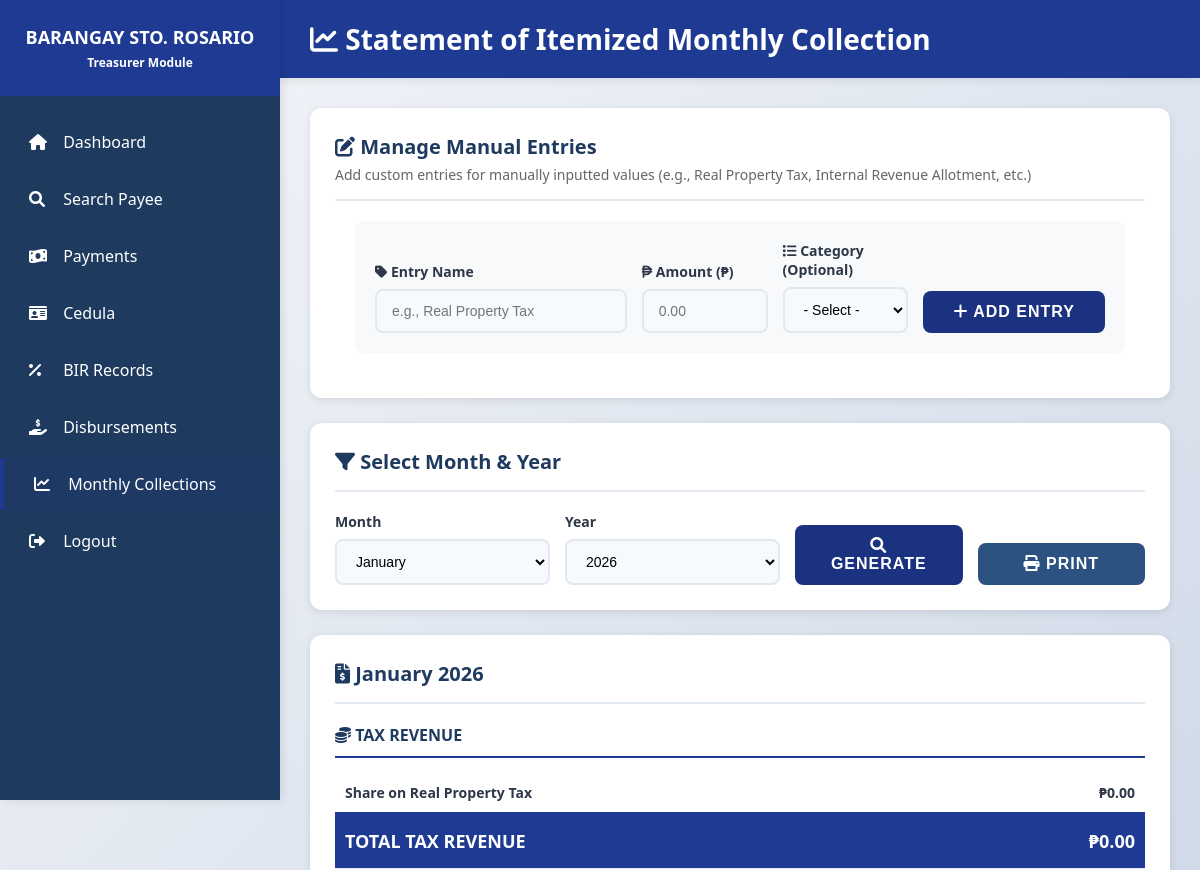
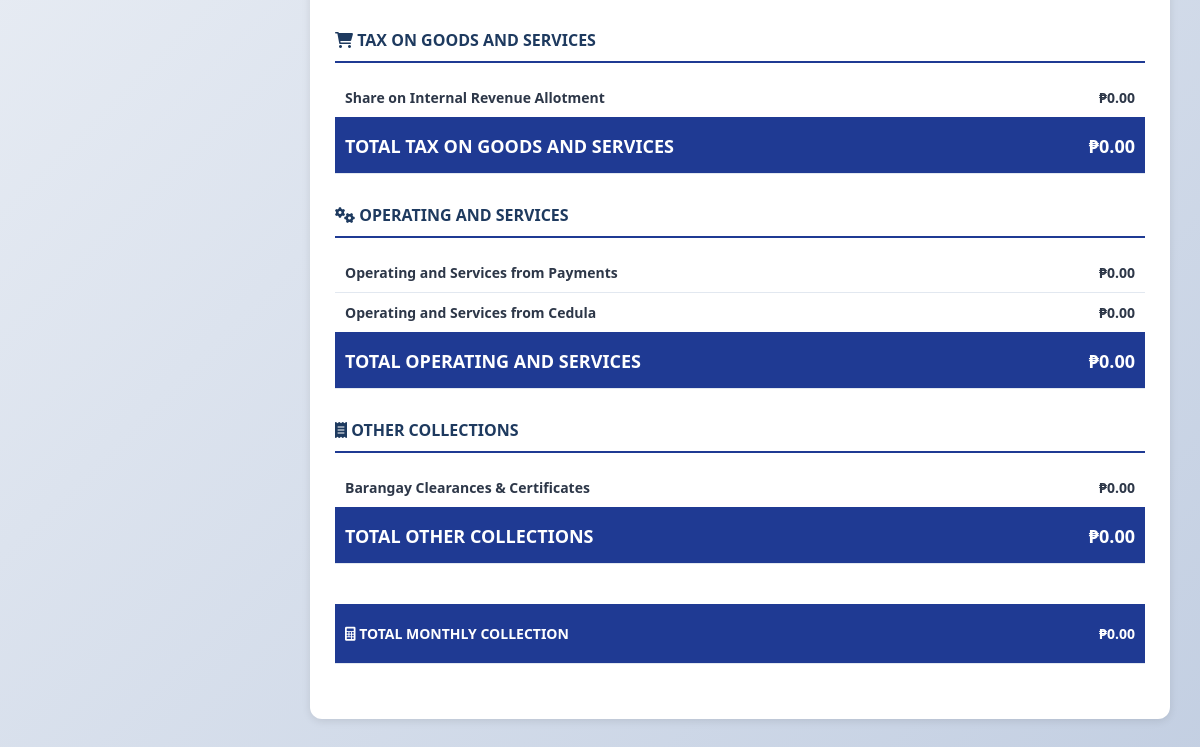
The app's page /treasurer/collections/monthly.php (signed in), older data (2 pictures, top to bottom).
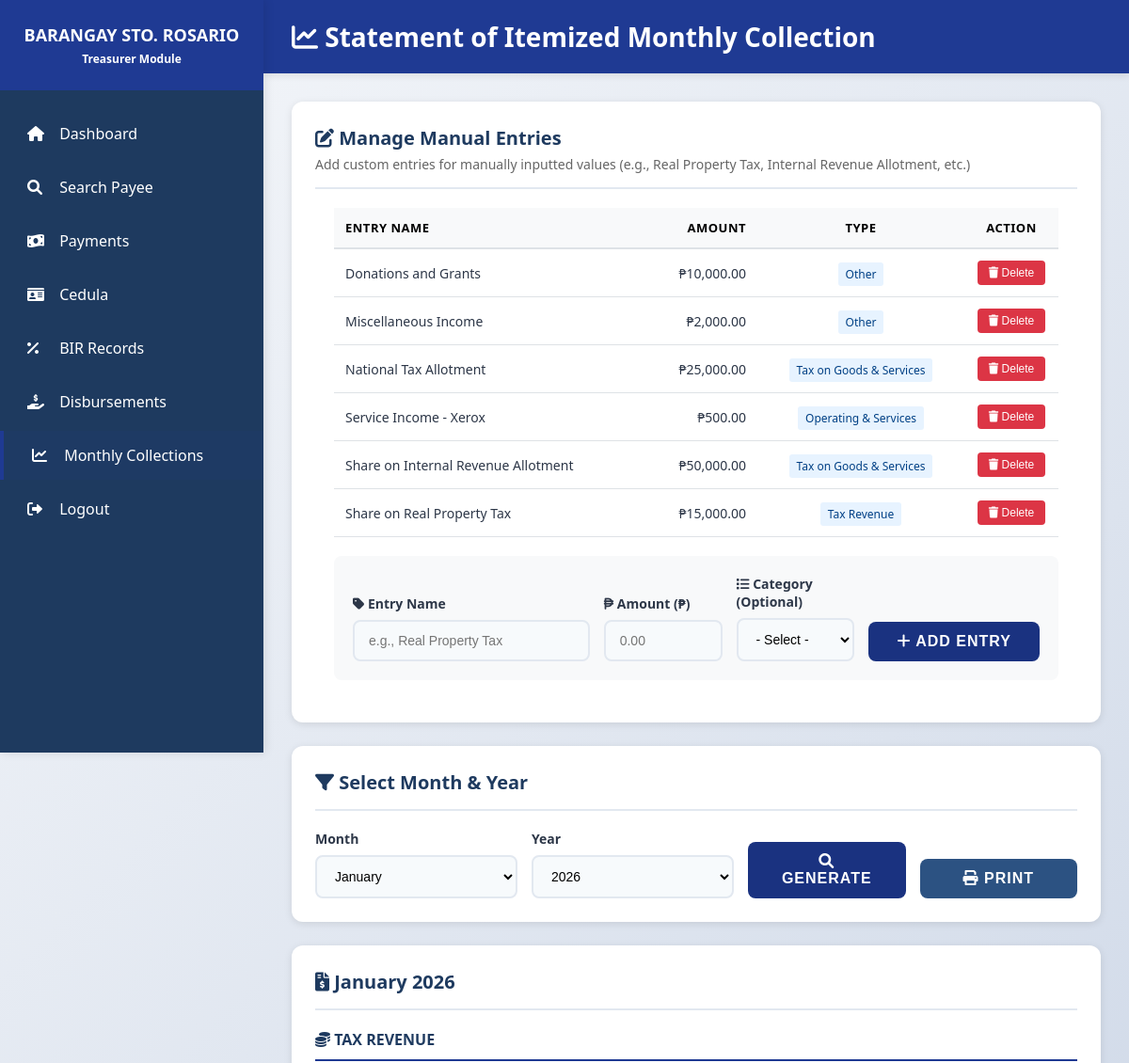
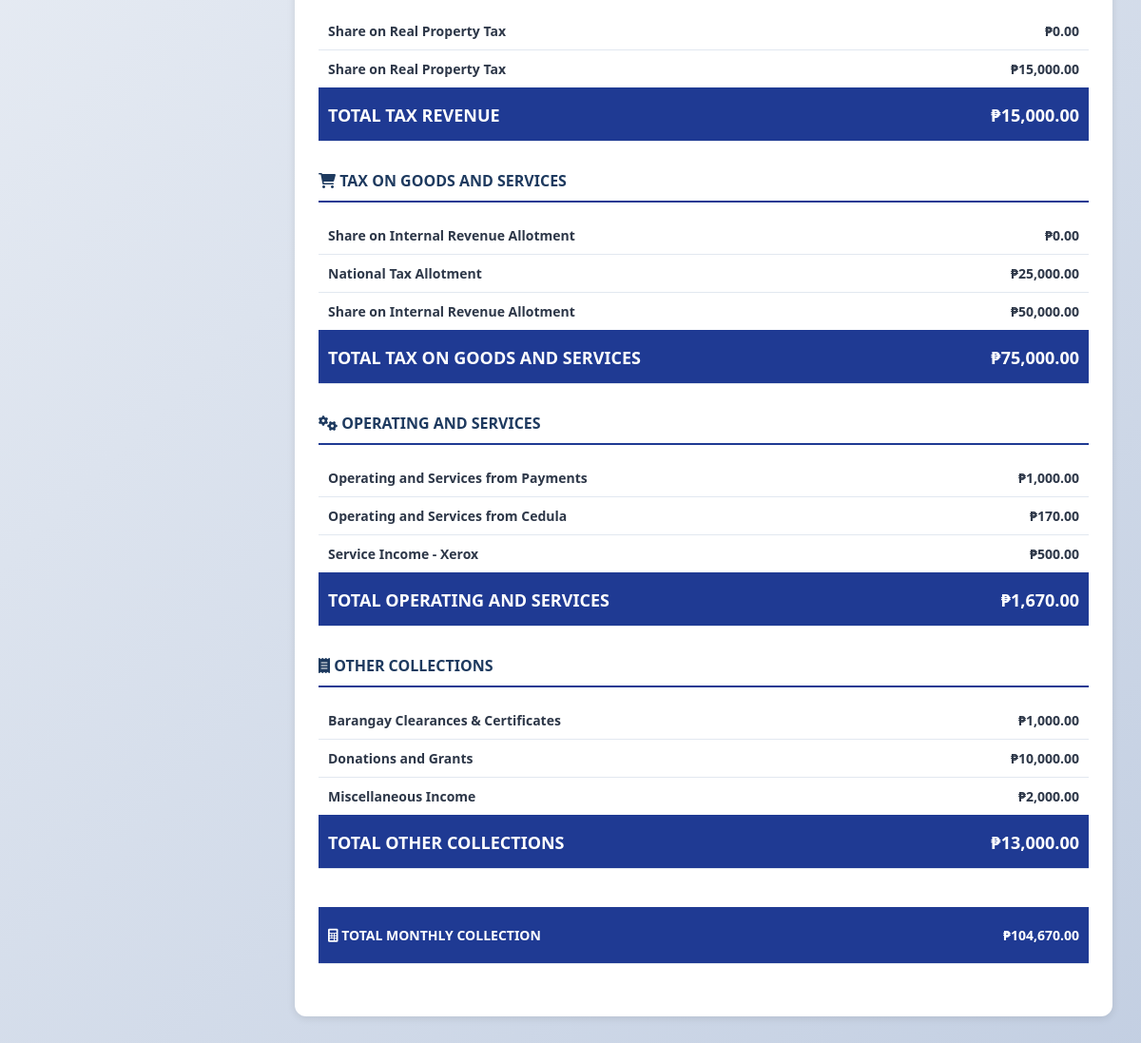
The same page, newer data (2 pictures, top to bottom).
### tables this page shows
CREATE TABLE IF NOT EXISTS monthly_manual_entries (
    id INT AUTO_INCREMENT PRIMARY KEY,
    month INT NOT NULL,
    year INT NOT NULL,
    entry_name VARCHAR(200) NOT NULL,
    amount DECIMAL(15, 2) NOT NULL,
    entry_type VARCHAR(100), 
    created_at TIMESTAMP DEFAULT CURRENT_TIMESTAMP,
    UNIQUE KEY unique_entry (month, year, entry_name)
);

### treasurer/collections/monthly.php (the view, shortened to what the changed rows need)
<?php
include "../../config/database.php";
$month = $_GET['month'] ?? date('m');
$year = $_GET['year'] ?? date('Y');
$manualEntries = [];
$result = $conn->query("
    SELECT id, entry_name, amount, entry_type
    FROM monthly_manual_entries
    WHERE month = $month AND year = $year
    ORDER BY entry_name
");
while ($row = $result->fetch_assoc()) {
    $manualEntries[$row['entry_name']] = $row;
}
$taxRevenueEntries = [];
$taxGoodsServicesEntries = [];
$operatingServicesEntries = [];
$otherCollectionsEntries = [];
foreach ($manualEntries as $entry) {
    switch ($entry['entry_type']) {
        case 'Tax Revenue':
            $taxRevenueEntries[] = $entry;
            break;
        case 'Tax on Goods & Services':
            $taxGoodsServicesEntries[] = $entry;
            break;
        case 'Operating & Services':
            $operatingServicesEntries[] = $entry;
            break;
        case 'Other':
            $otherCollectionsEntries[] = $entry;
            break;
    }
}
$realPropertyTax = $conn->query("
    SELECT COALESCE(SUM(amount), 0) as total
    FROM payments
    WHERE purpose LIKE '%real property%'
    AND MONTH(payment_date) = $month
    AND YEAR(payment_date) = $year
")->fetch_assoc()['total'] ?? 0;
$taxRevenueManual = array_sum(array_column($taxRevenueEntries, 'amount'));
$taxRevenue = $realPropertyTax + $taxRevenueManual;
$internalRevenue = $conn->query("
    SELECT COALESCE(SUM(amount), 0) as total
    FROM payments
    WHERE purpose LIKE '%internal revenue%'
    AND MONTH(payment_date) = $month
    AND YEAR(payment_date) = $year
")->fetch_assoc()['total'] ?? 0;
$taxGoodsServicesManual = array_sum(array_column($taxGoodsServicesEntries, 'amount'));
$taxGoodsServicesTotal = $internalRevenue + $taxGoodsServicesManual;
$operatingServicesPayments = $conn->query("
    SELECT COALESCE(SUM(amount), 0) as total
    FROM payments
    WHERE operating_services IS NOT NULL
    AND operating_services != ''
    AND MONTH(payment_date) = $month
    AND YEAR(payment_date) = $year
")->fetch_assoc()['total'] ?? 0;
$operatingServicesCedula = $conn->query("
    SELECT COALESCE(SUM(amount), 0) as total
    FROM cedula
    WHERE MONTH(issued_date) = $month
    AND YEAR(issued_date) = $year
")->fetch_assoc()['total'] ?? 0;
$operatingServicesManual = array_sum(array_column($operatingServicesEntries, 'amount'));
$operatingServices = $operatingServicesPayments + $operatingServicesCedula + $operatingServicesManual;
$otherCollectionsPayments = $conn->query("
    SELECT COALESCE(SUM(amount), 0) as total
    FROM payments
    WHERE MONTH(payment_date) = $month
    AND YEAR(payment_date) = $year
")->fetch_assoc()['total'] ?? 0;
$otherCollectionsManual = array_sum(array_column($otherCollectionsEntries, 'amount'));
$otherCollections = $otherCollectionsPayments + $otherCollectionsManual;
$totalCollections = $taxRevenue + $taxGoodsServicesTotal + $operatingServices + $otherCollections;
?>
<!DOCTYPE html>
<html lang="en">
<head>
    <link rel="stylesheet" href="../../assets/css/style.css">
    <link rel="stylesheet" href="https://cdnjs.cloudflare.com/ajax/libs/font-awesome/6.0.0/css/all.min.css">
</head>
<body>
    <div class="dashboard-container">
        <aside class="sidebar no-print">
            <div class="sidebar-header">
                <h2>BARANGAY STO. ROSARIO</h2>
            </div>
        </aside>
        <main class="main-content">
            <div class="content-header no-print">
                <h1><i class="fas fa-chart-line"></i> Statement of Itemized Monthly Collection</h1>
            </div>
            <div class="content-body">
                <div class="card no-print">
                    <?php if (!empty($manualEntries)): ?>
                    <div style="margin: 20px; overflow-x: auto;">
                        <table style="width: 100%; border-collapse: collapse;">
                            <thead>
                                <tr style="background: #f8f9fa; border-bottom: 2px solid #dee2e6; color: #000;">
                                    <th style="padding: 12px; text-align: left; font-weight: 600; color: #000;">Entry
                                        Name</th>
                                    <th style="padding: 12px; text-align: right; font-weight: 600; color: #000;">Amount
                                    </th>
                                    <th style="padding: 12px; text-align: center; font-weight: 600; color: #000;">Type
                                    </th>
                                    <th
                                        style="padding: 12px; text-align: center; font-weight: 600; width: 100px; color: #000;">
                                        Action</th>
                                </tr>
                            </thead>
                            <tbody>
                                <?php foreach ($manualEntries as $entry): ?>
                                <tr style="border-bottom: 1px solid #dee2e6;">
                                    <td style="padding: 12px;">
                                        <?= htmlspecialchars($entry['entry_name']) ?>
                                    </td>
                                    <td style="padding: 12px; text-align: right; font-weight: 500;">
                                        ₱<?= number_format($entry['amount'], 2) ?>
                                    </td>
                                    <td style="padding: 12px; text-align: center;">
                                        <?php if ($entry['entry_type']): ?>
                                        <span
                                            style="background: #e7f3ff; color: #004085; padding: 4px 8px; border-radius: 3px; font-size: 12px;">
                                            <?= htmlspecialchars($entry['entry_type']) ?>
                                        </span>
                                        <?php else: ?>
                                        <span style="color: #999;">-</span>
                                        <?php endif; ?>
                                    </td>
                                    <td style="padding: 12px; text-align: center;">
                                        <form method="POST" style="display: inline;"
                                            onsubmit="return confirm('Delete this entry?');">
                                            <button type="submit"
                                                style="background: #dc3545; color: white; border: none; padding: 6px 12px; border-radius: 4px; cursor: pointer; font-size: 12px;">
                                                <i class="fas fa-trash"></i> Delete
                                            </button>
                                        </form>
                                    </td>
                                </tr>
                                <?php endforeach; ?>
                            </tbody>
                        </table>
                    </div>
                    <?php endif; ?>
                </div>
                <div class="card">
                    <div class="report-section">
                        <table class="report-table">
                            <tbody>
                                <?php foreach ($taxRevenueEntries as $entry): ?>
                                <tr>
                                    <td><?= htmlspecialchars($entry['entry_name']) ?>
                                    </td>
                                    <td>₱<?= number_format($entry['amount'], 2) ?>
                                    </td>
                                </tr>
                                <?php endforeach; ?>
                                <tr class="total-row">
                                    <td>TOTAL TAX REVENUE</td>
                                    <td>₱<?= number_format($taxRevenue, 2) ?>
                                    </td>
                                </tr>
                            </tbody>
                        </table>
                    </div>
                    <div class="report-section">
                        <table class="report-table">
                            <tbody>
                                <?php foreach ($taxGoodsServicesEntries as $entry): ?>
                                <tr>
                                    <td><?= htmlspecialchars($entry['entry_name']) ?>
                                    </td>
                                    <td>₱<?= number_format($entry['amount'], 2) ?>
                                    </td>
                                </tr>
                                <?php endforeach; ?>
                                <tr class="total-row">
                                    <td>TOTAL TAX ON GOODS AND SERVICES</td>
                                    <td>₱<?= number_format($taxGoodsServicesTotal, 2) ?>
                                    </td>
                                </tr>
                            </tbody>
                        </table>
                    </div>
                    <div class="report-section">
                        <table class="report-table">
                            <tbody>
                                <tr>
                                    <td>Operating and Services from Payments</td>
                                    <td>₱<?= number_format($operatingServicesPayments, 2) ?>
                                    </td>
                                </tr>
                                <tr>
                                    <td>Operating and Services from Cedula</td>
                                    <td>₱<?= number_format($operatingServicesCedula, 2) ?>
                                    </td>
                                </tr>
                                <?php foreach ($operatingServicesEntries as $entry): ?>
                                <tr>
                                    <td><?= htmlspecialchars($entry['entry_name']) ?>
                                    </td>
                                    <td>₱<?= number_format($entry['amount'], 2) ?>
                                    </td>
                                </tr>
                                <?php endforeach; ?>
                                <tr class="total-row">
                                    <td>TOTAL OPERATING AND SERVICES</td>
                                    <td>₱<?= number_format($operatingServices, 2) ?>
                                    </td>
                                </tr>
                            </tbody>
                        </table>
                    </div>
                    <div class="report-section">
                        <table class="report-table">
                            <tbody>
                                <tr>
                                    <td>Barangay Clearances & Certificates</td>
                                    <td>₱<?= number_format($otherCollectionsPayments, 2) ?>
                                    </td>
                                </tr>
                                <?php foreach ($otherCollectionsEntries as $entry): ?>
                                <tr>
                                    <td><?= htmlspecialchars($entry['entry_name']) ?>
                                    </td>
                                    <td>₱<?= number_format($entry['amount'], 2) ?>
                                    </td>
                                </tr>
                                <?php endforeach; ?>
                                <tr class="total-row">
                                    <td>TOTAL OTHER COLLECTIONS</td>
                                    <td>₱<?= number_format($otherCollections, 2) ?>
                                    </td>
                                </tr>
                            </tbody>
                        </table>
                    </div>
                    <div class="report-section" style="margin-top: 40px;">
                        <table class="report-table">
                            <tbody>
                                <tr style="background: #1F3A93; font-size: 20px;">
                                    <td style="padding: 20px 10px !important; color: #ffffff;">
                                        <i class="fas fa-calculator"></i> TOTAL MONTHLY COLLECTION
                                    </td>
                                    <td style="padding: 20px 10px !important; color: #ffffff;">
                                        ₱<?= number_format($totalCollections, 2) ?>
                                    </td>
                                </tr>
                            </tbody>
                        </table>
                    </div>
                </div>
            </div>
        </main>
    </div>
</body>
</html>

Row changes from the older to the newer data that the page shows:
added monthly_manual_entries: entry_name "Donations and Grants", amount "10,000.00", entry_type "Other"
added monthly_manual_entries: entry_name "Miscellaneous Income", amount "2,000.00", entry_type "Other"
added monthly_manual_entries: entry_name "National Tax Allotment", amount "25,000.00", entry_type "Tax on Goods & Services"
added monthly_manual_entries: entry_name "Service Income - Xerox", amount "500.00", entry_type "Operating & Services"
added monthly_manual_entries: entry_name "Share on Internal Revenue Allotment", amount "50,000.00", entry_type "Tax on Goods & Services"
added monthly_manual_entries: entry_name "Share on Real Property Tax", amount "15,000.00", entry_type "Tax Revenue"
Text that changed along with them:
$taxRevenue: "0.00" → "15,000.00"
$taxGoodsServicesTotal: "0.00" → "75,000.00"
$operatingServicesPayments: "0.00" → "1,000.00"
$operatingServicesCedula: "0.00" → "170.00"
$operatingServices: "0.00" → "1,670.00"
$otherCollectionsPayments: "0.00" → "1,000.00"
$otherCollections: "0.00" → "13,000.00"
$totalCollections: "0.00" → "104,670.00"
text now shown: "ENTRY NAME AMOUNT TYPE ACTION"
